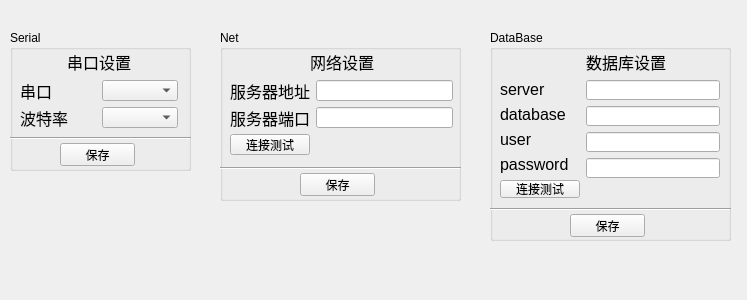
<?xml version="1.0" encoding="UTF-8"?>
<ui version="4.0">
 <class>Form</class>
 <widget class="QWidget" name="Form">
  <property name="geometry">
   <rect>
    <x>0</x>
    <y>0</y>
    <width>747</width>
    <height>300</height>
   </rect>
  </property>
  <property name="minimumSize">
   <size>
    <width>747</width>
    <height>300</height>
   </size>
  </property>
  <property name="maximumSize">
   <size>
    <width>747</width>
    <height>300</height>
   </size>
  </property>
  <property name="windowTitle">
   <string>Form</string>
  </property>
  <widget class="QGroupBox" name="groupBox">
   <property name="geometry">
    <rect>
     <x>10</x>
     <y>30</y>
     <width>181</width>
     <height>141</height>
    </rect>
   </property>
   <property name="title">
    <string>Serial</string>
   </property>
   <widget class="QWidget" name="layoutWidget">
    <property name="geometry">
     <rect>
      <x>10</x>
      <y>20</y>
      <width>158</width>
      <height>78</height>
     </rect>
    </property>
    <layout class="QGridLayout" name="gridLayout_3">
     <item row="0" column="0">
      <spacer name="horizontalSpacer_3">
       <property name="orientation">
        <enum>Qt::Horizontal</enum>
       </property>
       <property name="sizeHint" stdset="0">
        <size>
         <width>40</width>
         <height>20</height>
        </size>
       </property>
      </spacer>
     </item>
     <item row="0" column="1">
      <widget class="QLabel" name="label_6">
       <property name="font">
        <font>
         <pointsize>12</pointsize>
        </font>
       </property>
       <property name="text">
        <string>串口设置</string>
       </property>
      </widget>
     </item>
     <item row="0" column="2">
      <spacer name="horizontalSpacer_4">
       <property name="orientation">
        <enum>Qt::Horizontal</enum>
       </property>
       <property name="sizeHint" stdset="0">
        <size>
         <width>40</width>
         <height>20</height>
        </size>
       </property>
      </spacer>
     </item>
     <item row="1" column="0" colspan="3">
      <layout class="QHBoxLayout" name="horizontalLayout">
       <item>
        <layout class="QVBoxLayout" name="verticalLayout">
         <item>
          <widget class="QLabel" name="label">
           <property name="font">
            <font>
             <pointsize>12</pointsize>
            </font>
           </property>
           <property name="text">
            <string>串口</string>
           </property>
          </widget>
         </item>
         <item>
          <widget class="QLabel" name="label_3">
           <property name="font">
            <font>
             <pointsize>12</pointsize>
            </font>
           </property>
           <property name="text">
            <string>波特率</string>
           </property>
          </widget>
         </item>
        </layout>
       </item>
       <item>
        <layout class="QVBoxLayout" name="verticalLayout_2">
         <item>
          <widget class="QComboBox" name="comboBox"/>
         </item>
         <item>
          <widget class="QComboBox" name="comboBox_2"/>
         </item>
        </layout>
       </item>
      </layout>
     </item>
    </layout>
   </widget>
   <widget class="Line" name="line">
    <property name="geometry">
     <rect>
      <x>0</x>
      <y>100</y>
      <width>181</width>
      <height>16</height>
     </rect>
    </property>
    <property name="orientation">
     <enum>Qt::Horizontal</enum>
    </property>
   </widget>
  </widget>
  <widget class="QGroupBox" name="groupBox_3">
   <property name="geometry">
    <rect>
     <x>490</x>
     <y>30</y>
     <width>241</width>
     <height>211</height>
    </rect>
   </property>
   <property name="title">
    <string>DataBase</string>
   </property>
   <widget class="QWidget" name="layoutWidget_2">
    <property name="geometry">
     <rect>
      <x>10</x>
      <y>20</y>
      <width>220</width>
      <height>148</height>
     </rect>
    </property>
    <layout class="QGridLayout" name="gridLayout_4">
     <item row="0" column="0">
      <spacer name="horizontalSpacer_5">
       <property name="orientation">
        <enum>Qt::Horizontal</enum>
       </property>
       <property name="sizeHint" stdset="0">
        <size>
         <width>40</width>
         <height>20</height>
        </size>
       </property>
      </spacer>
     </item>
     <item row="0" column="1">
      <widget class="QLabel" name="label_12">
       <property name="font">
        <font>
         <pointsize>12</pointsize>
        </font>
       </property>
       <property name="text">
        <string>数据库设置</string>
       </property>
      </widget>
     </item>
     <item row="0" column="2">
      <spacer name="horizontalSpacer_6">
       <property name="orientation">
        <enum>Qt::Horizontal</enum>
       </property>
       <property name="sizeHint" stdset="0">
        <size>
         <width>40</width>
         <height>20</height>
        </size>
       </property>
      </spacer>
     </item>
     <item row="1" column="0">
      <layout class="QVBoxLayout" name="verticalLayout_3">
       <item>
        <widget class="QLabel" name="label_8">
         <property name="font">
          <font>
           <pointsize>12</pointsize>
          </font>
         </property>
         <property name="text">
          <string>server</string>
         </property>
        </widget>
       </item>
       <item>
        <widget class="QLabel" name="label_9">
         <property name="font">
          <font>
           <pointsize>12</pointsize>
          </font>
         </property>
         <property name="text">
          <string>database</string>
         </property>
        </widget>
       </item>
       <item>
        <widget class="QLabel" name="label_10">
         <property name="font">
          <font>
           <pointsize>12</pointsize>
          </font>
         </property>
         <property name="text">
          <string>user</string>
         </property>
        </widget>
       </item>
       <item>
        <widget class="QLabel" name="label_11">
         <property name="font">
          <font>
           <pointsize>12</pointsize>
          </font>
         </property>
         <property name="text">
          <string>password</string>
         </property>
        </widget>
       </item>
       <item>
        <widget class="QPushButton" name="pushButton_3">
         <property name="text">
          <string>连接测试</string>
         </property>
        </widget>
       </item>
      </layout>
     </item>
     <item row="1" column="1" colspan="2">
      <layout class="QVBoxLayout" name="verticalLayout_4">
       <item>
        <widget class="QLineEdit" name="lineEdit_3"/>
       </item>
       <item>
        <widget class="QLineEdit" name="lineEdit_4"/>
       </item>
       <item>
        <widget class="QLineEdit" name="lineEdit_5"/>
       </item>
       <item>
        <widget class="QLineEdit" name="lineEdit_6"/>
       </item>
       <item>
        <widget class="QLabel" name="label_13">
         <property name="text">
          <string/>
         </property>
        </widget>
       </item>
      </layout>
     </item>
    </layout>
   </widget>
   <widget class="QPushButton" name="pushButton_6">
    <property name="geometry">
     <rect>
      <x>80</x>
      <y>184</y>
      <width>75</width>
      <height>23</height>
     </rect>
    </property>
    <property name="text">
     <string>保存</string>
    </property>
   </widget>
   <widget class="Line" name="line_3">
    <property name="geometry">
     <rect>
      <x>0</x>
      <y>169</y>
      <width>241</width>
      <height>20</height>
     </rect>
    </property>
    <property name="orientation">
     <enum>Qt::Horizontal</enum>
    </property>
   </widget>
  </widget>
  <widget class="QGroupBox" name="groupBox_2">
   <property name="geometry">
    <rect>
     <x>220</x>
     <y>30</y>
     <width>241</width>
     <height>171</height>
    </rect>
   </property>
   <property name="title">
    <string>Net</string>
   </property>
   <widget class="QWidget" name="layoutWidget_3">
    <property name="geometry">
     <rect>
      <x>10</x>
      <y>20</y>
      <width>223</width>
      <height>105</height>
     </rect>
    </property>
    <layout class="QGridLayout" name="gridLayout_2">
     <item row="0" column="1">
      <widget class="QLabel" name="label_7">
       <property name="font">
        <font>
         <pointsize>12</pointsize>
        </font>
       </property>
       <property name="text">
        <string>网络设置</string>
       </property>
      </widget>
     </item>
     <item row="0" column="2">
      <spacer name="horizontalSpacer">
       <property name="orientation">
        <enum>Qt::Horizontal</enum>
       </property>
       <property name="sizeHint" stdset="0">
        <size>
         <width>40</width>
         <height>20</height>
        </size>
       </property>
      </spacer>
     </item>
     <item row="0" column="0">
      <spacer name="horizontalSpacer_2">
       <property name="orientation">
        <enum>Qt::Horizontal</enum>
       </property>
       <property name="sizeHint" stdset="0">
        <size>
         <width>40</width>
         <height>20</height>
        </size>
       </property>
      </spacer>
     </item>
     <item row="1" column="0" colspan="3">
      <layout class="QGridLayout" name="gridLayout">
       <item row="0" column="0">
        <widget class="QLabel" name="label_2">
         <property name="font">
          <font>
           <pointsize>12</pointsize>
          </font>
         </property>
         <property name="text">
          <string>服务器地址</string>
         </property>
        </widget>
       </item>
       <item row="0" column="1">
        <widget class="QLineEdit" name="lineEdit"/>
       </item>
       <item row="1" column="0">
        <widget class="QLabel" name="label_4">
         <property name="font">
          <font>
           <pointsize>12</pointsize>
          </font>
         </property>
         <property name="text">
          <string>服务器端口</string>
         </property>
        </widget>
       </item>
       <item row="1" column="1">
        <widget class="QLineEdit" name="lineEdit_2"/>
       </item>
       <item row="2" column="0">
        <widget class="QPushButton" name="pushButton">
         <property name="text">
          <string>连接测试</string>
         </property>
        </widget>
       </item>
       <item row="2" column="1">
        <widget class="QLabel" name="label_5">
         <property name="text">
          <string/>
         </property>
        </widget>
       </item>
      </layout>
     </item>
    </layout>
   </widget>
   <widget class="Line" name="line_2">
    <property name="geometry">
     <rect>
      <x>0</x>
      <y>130</y>
      <width>241</width>
      <height>16</height>
     </rect>
    </property>
    <property name="orientation">
     <enum>Qt::Horizontal</enum>
    </property>
   </widget>
  </widget>
  <widget class="QPushButton" name="pushButton_4">
   <property name="geometry">
    <rect>
     <x>60</x>
     <y>143</y>
     <width>75</width>
     <height>23</height>
    </rect>
   </property>
   <property name="text">
    <string>保存</string>
   </property>
  </widget>
  <widget class="QPushButton" name="pushButton_5">
   <property name="geometry">
    <rect>
     <x>300</x>
     <y>173</y>
     <width>75</width>
     <height>23</height>
    </rect>
   </property>
   <property name="text">
    <string>保存</string>
   </property>
  </widget>
  <widget class="QLabel" name="label_14">
   <property name="geometry">
    <rect>
     <x>40</x>
     <y>180</y>
     <width>133</width>
     <height>23</height>
    </rect>
   </property>
   <property name="text">
    <string/>
   </property>
  </widget>
  <widget class="QLabel" name="label_15">
   <property name="geometry">
    <rect>
     <x>270</x>
     <y>210</y>
     <width>133</width>
     <height>23</height>
    </rect>
   </property>
   <property name="text">
    <string/>
   </property>
  </widget>
  <widget class="QLabel" name="label_16">
   <property name="geometry">
    <rect>
     <x>540</x>
     <y>250</y>
     <width>133</width>
     <height>23</height>
    </rect>
   </property>
   <property name="text">
    <string/>
   </property>
  </widget>
 </widget>
 <resources/>
 <connections>
  <connection>
   <sender>pushButton_4</sender>
   <signal>clicked()</signal>
   <receiver>Form</receiver>
   <slot>gengxinshujuku()</slot>
   <hints>
    <hint type="sourcelabel">
     <x>110</x>
     <y>158</y>
    </hint>
    <hint type="destinationlabel">
     <x>119</x>
     <y>221</y>
    </hint>
   </hints>
  </connection>
  <connection>
   <sender>pushButton_5</sender>
   <signal>clicked()</signal>
   <receiver>Form</receiver>
   <slot>gengxinshujuku()</slot>
   <hints>
    <hint type="sourcelabel">
     <x>341</x>
     <y>188</y>
    </hint>
    <hint type="destinationlabel">
     <x>351</x>
     <y>249</y>
    </hint>
   </hints>
  </connection>
  <connection>
   <sender>pushButton_6</sender>
   <signal>clicked()</signal>
   <receiver>Form</receiver>
   <slot>gengxinshujuku()</slot>
   <hints>
    <hint type="sourcelabel">
     <x>602</x>
     <y>229</y>
    </hint>
    <hint type="destinationlabel">
     <x>614</x>
     <y>274</y>
    </hint>
   </hints>
  </connection>
 </connections>
 <slots>
  <slot>gengxinshujuku()</slot>
 </slots>
</ui>
